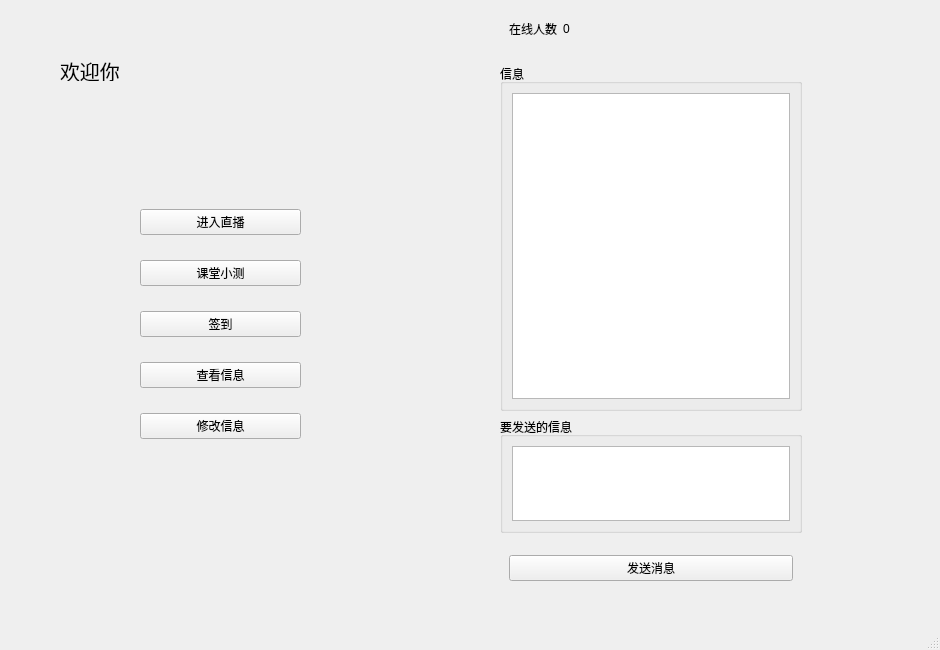
<?xml version="1.0" encoding="UTF-8"?>
<ui version="4.0">
 <class>StudentView</class>
 <widget class="QMainWindow" name="StudentView">
  <property name="geometry">
   <rect>
    <x>0</x>
    <y>0</y>
    <width>940</width>
    <height>650</height>
   </rect>
  </property>
  <property name="windowTitle">
   <string>MainWindow</string>
  </property>
  <widget class="QWidget" name="centralwidget">
   <widget class="QWidget" name="widget" native="true">
    <property name="geometry">
     <rect>
      <x>140</x>
      <y>190</y>
      <width>161</width>
      <height>271</height>
     </rect>
    </property>
    <layout class="QVBoxLayout" name="verticalLayout_5">
     <item>
      <widget class="QPushButton" name="in">
       <property name="text">
        <string>进入直播</string>
       </property>
      </widget>
     </item>
     <item>
      <widget class="QPushButton" name="test">
       <property name="text">
        <string>课堂小测</string>
       </property>
      </widget>
     </item>
     <item>
      <widget class="QPushButton" name="sign">
       <property name="text">
        <string>签到</string>
       </property>
      </widget>
     </item>
     <item>
      <widget class="QPushButton" name="lookup">
       <property name="text">
        <string>查看信息</string>
       </property>
      </widget>
     </item>
     <item>
      <widget class="QPushButton" name="lookup_2">
       <property name="text">
        <string>修改信息</string>
       </property>
      </widget>
     </item>
    </layout>
   </widget>
   <widget class="QWidget" name="widget_2" native="true">
    <property name="geometry">
     <rect>
      <x>500</x>
      <y>0</y>
      <width>302</width>
      <height>597</height>
     </rect>
    </property>
    <layout class="QVBoxLayout" name="verticalLayout_4" stretch="1,6,2,1">
     <item>
      <widget class="QWidget" name="widget_3" native="true">
       <layout class="QHBoxLayout" name="horizontalLayout">
        <item>
         <widget class="QLabel" name="label">
          <property name="text">
           <string>在线人数</string>
          </property>
         </widget>
        </item>
        <item>
         <widget class="QLabel" name="onlineNum">
          <property name="text">
           <string>0</string>
          </property>
         </widget>
        </item>
        <item>
         <spacer name="horizontalSpacer_3">
          <property name="orientation">
           <enum>Qt::Horizontal</enum>
          </property>
          <property name="sizeHint" stdset="0">
           <size>
            <width>40</width>
            <height>20</height>
           </size>
          </property>
         </spacer>
        </item>
       </layout>
      </widget>
     </item>
     <item>
      <widget class="QGroupBox" name="groupBox">
       <property name="title">
        <string>信息</string>
       </property>
       <layout class="QVBoxLayout" name="verticalLayout">
        <item>
         <widget class="QTextEdit" name="textRecv"/>
        </item>
       </layout>
      </widget>
     </item>
     <item>
      <widget class="QGroupBox" name="groupBox_2">
       <property name="title">
        <string>要发送的信息</string>
       </property>
       <layout class="QVBoxLayout" name="verticalLayout_2">
        <item>
         <widget class="QTextEdit" name="textSend"/>
        </item>
       </layout>
      </widget>
     </item>
     <item>
      <widget class="QWidget" name="widget_4" native="true">
       <layout class="QVBoxLayout" name="verticalLayout_3">
        <item>
         <widget class="QPushButton" name="pushButton_4">
          <property name="text">
           <string>发送消息</string>
          </property>
         </widget>
        </item>
       </layout>
      </widget>
     </item>
    </layout>
   </widget>
   <widget class="QWidget" name="widget_5" native="true">
    <property name="geometry">
     <rect>
      <x>50</x>
      <y>40</y>
      <width>201</width>
      <height>91</height>
     </rect>
    </property>
    <widget class="QLabel" name="label_2">
     <property name="geometry">
      <rect>
       <x>10</x>
       <y>20</y>
       <width>81</width>
       <height>21</height>
      </rect>
     </property>
     <property name="font">
      <font>
       <pointsize>15</pointsize>
      </font>
     </property>
     <property name="text">
      <string>欢迎你</string>
     </property>
    </widget>
   </widget>
  </widget>
  <widget class="QMenuBar" name="menubar">
   <property name="geometry">
    <rect>
     <x>0</x>
     <y>0</y>
     <width>940</width>
     <height>26</height>
    </rect>
   </property>
  </widget>
  <widget class="QStatusBar" name="statusbar"/>
 </widget>
 <resources/>
 <connections/>
</ui>
